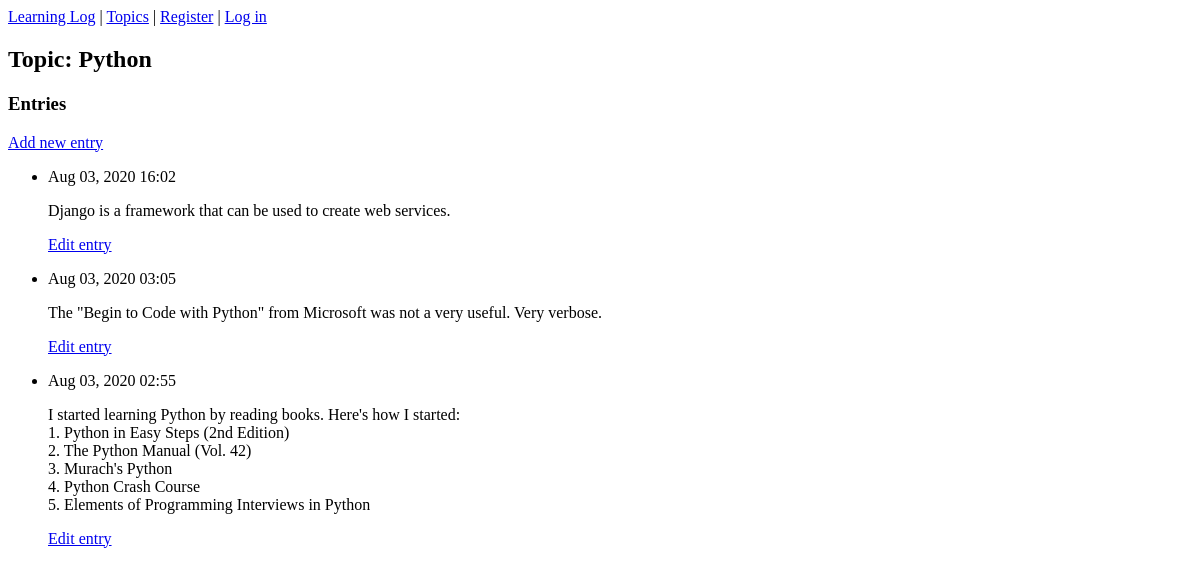
The page /topics/3/ on the database as committed earlier.
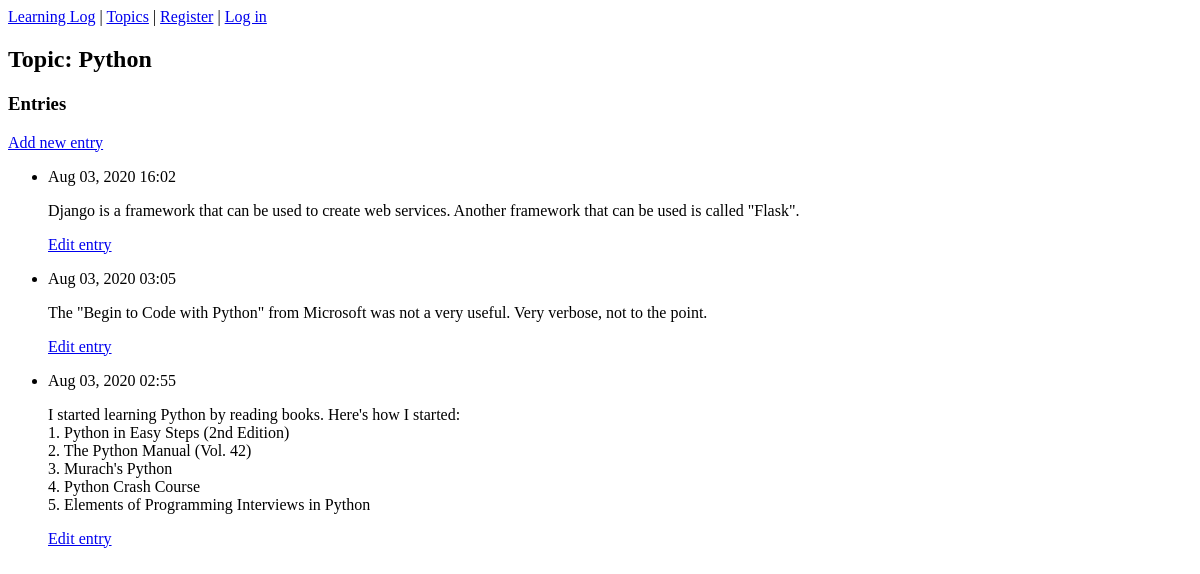
The same page on the database as committed later.
### learning_logs/models.py (models this page shows, shortened)
class Topic(models.Model):
    text = models.CharField(max_length=200)
    date_added = models.DateTimeField(auto_now_add=True)
    def __str__(self):
        return self.text

class Entry(models.Model):
    topic = models.ForeignKey(Topic, on_delete=models.CASCADE)
    text = models.TextField()
    date_added = models.DateTimeField(auto_now_add=True)
    class Meta:
        verbose_name_plural = 'entries'

### learning_logs/views.py (the view)
# urls.py: path('topics/<int:topic_id>/', views.topic, name='topic'),
def topic(request, topic_id):
    topic = Topic.objects.get(id=topic_id)
    entries = topic.entry_set.order_by('-date_added')
    context = {'topic': topic, 'entries': entries}
    return render(request, 'learning_logs/topic.html', context)

### learning_logs/templates/learning_logs/topic.html
{% extends "learning_logs/base.html" %}
{% block content %}
<h2>Topic: {{ topic }}</h2>
<h3>Entries</h3>
<p>
	<a href="{% url 'learning_logs:new_entry' topic.id %}">Add new entry</a>
</p>
<ul>
	{% for entry in entries %}
		<li>
			<p>{{ entry.date_added|date:'M d, Y H:i' }}</p>
			<p>{{ entry.text|linebreaks }}</p>
			<p><a href="{% url 'learning_logs:edit_entry' entry.id %}">Edit entry</a></p>
		</li>
	{% empty %}
		<li>There are no entries for this topic yet.</li>
	{% endfor %}
</ul>
{% endblock content %}

### learning_logs/templates/learning_logs/base.html (shortened to what this page needs)
<html>
<head>
</head>
<body>
<a href="{% url 'learning_logs:index' %}">Learning Log</a> |
<a href="{% url 'learning_logs:topics' %}">Topics</a> |
{% if user.is_authenticated %}
	Hello, {{ user.username }}.
	<a href="{% url 'users:logout' %}">Log out</a>
{% else %}
	<a href="{% url 'users:register' %}">Register</a> |
	<a href="{% url 'users:login' %}">Log in</a>
{% endif %}
{% block content %}{% endblock content %}
<body>
</html>

Rows that differ between the two databases and show on the page:
changed Entry: text "Django is a framework that can be used to create web services." → "Django is a framework that can be used to create web services. Another framework that can be used is called \"Flask\"."
changed Entry: text "The \"Begin to Code with Python\" from Microsoft was not a very useful. Very verbose." → "The \"Begin to Code with Python\" from Microsoft was not a very useful. Very verbose, not to the point."
